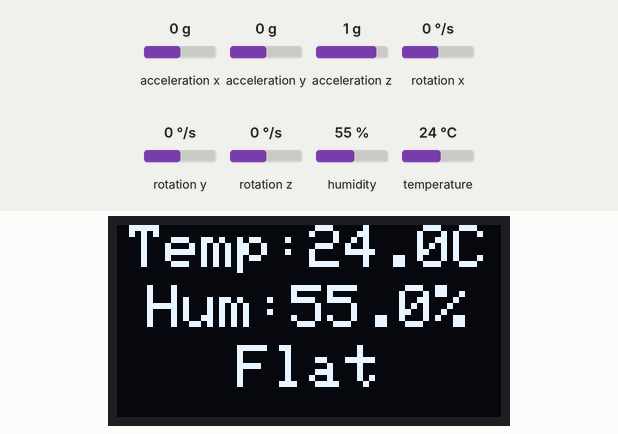
The program below on a simulated ESP32-S3. Shown: 128×64 one-colour display. The inputs (shaded band) are chosen by the test bench; at power-on: acceleration x 0 g, acceleration y 0 g, humidity 55 %, acceleration z 1 g, rotation x 0 °/s, rotation y 0 °/s, rotation z 0 °/s, temperature 24 °C. The display library's start-up logo is not drawn; what the program prints to the serial monitor is not drawn.

Above: at 3.2 s.
3.3 s: acceleration x set to -1.4 g
At 4.5 s:
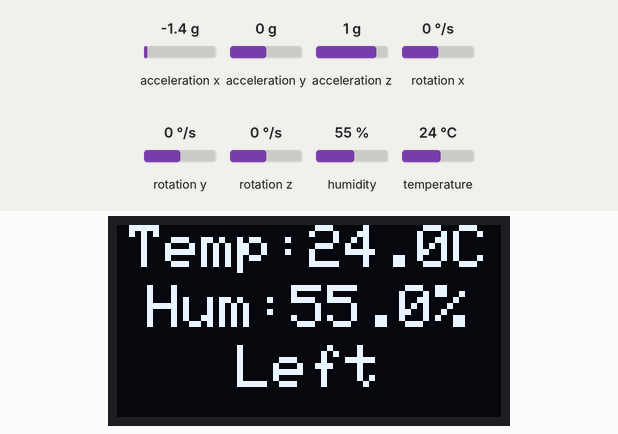
5.6 s: acceleration x set to 0.8 g
At 7.0 s:
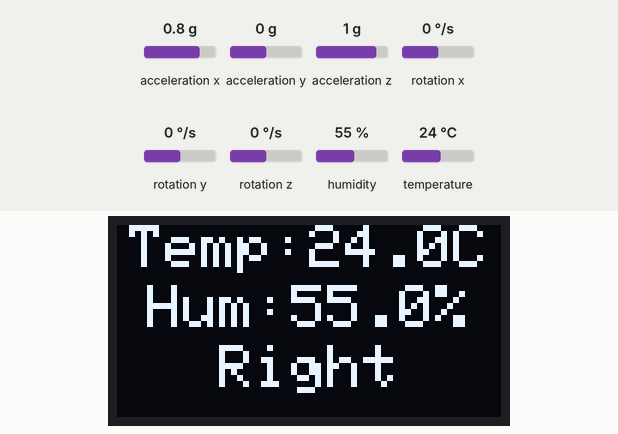
7.7 s: acceleration x set to 0 g
At 9.4 s:
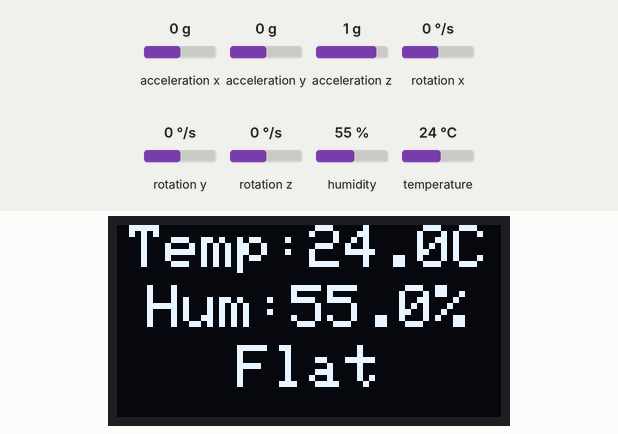
9.7 s: acceleration y set to -1.4 g
At 10.9 s:
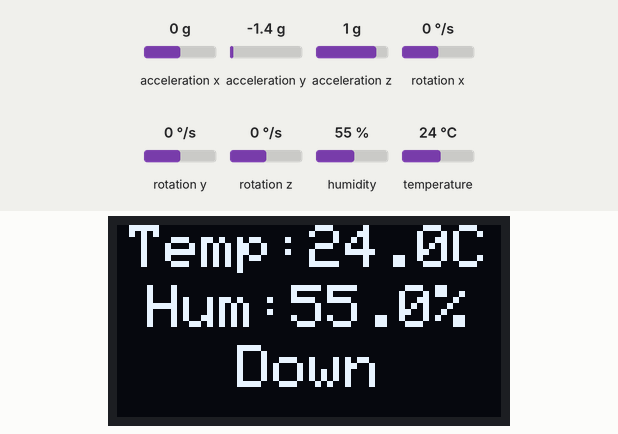
11.8 s: humidity set to 22 %
At 13.4 s:
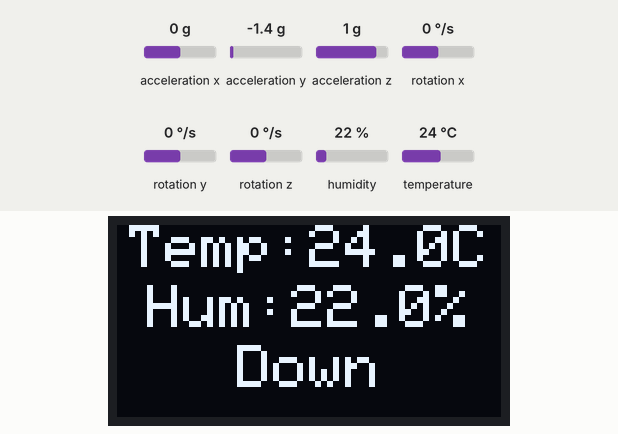
13.8 s: acceleration y set to 0 g
At 14.7 s:
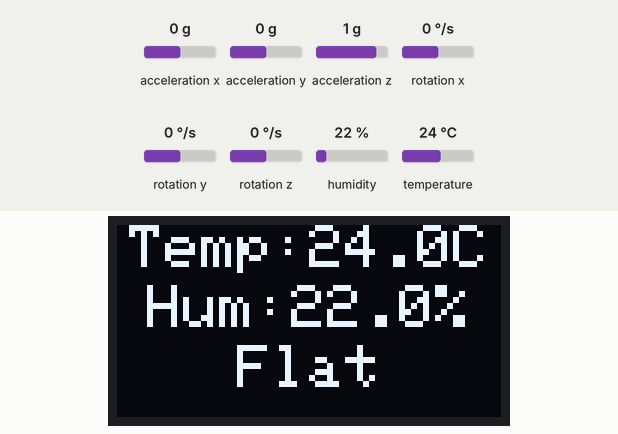
Timing chart, 0 to 16.8 s (numbered marks = the images above; inputs shaded):
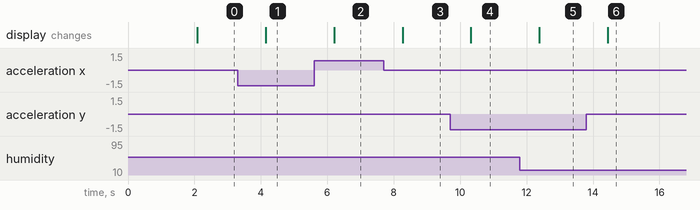

The program:

main.cpp
```cpp
#include <Wire.h>
#include <Adafruit_GFX.h>
#include <Adafruit_SSD1306.h>
#include <Adafruit_Sensor.h>
#include <Adafruit_MPU6050.h>
#include <Adafruit_BME280.h>

// OLED display width and height for a 128x64 display
#define SCREEN_WIDTH 128
#define SCREEN_HEIGHT 64
// OLED reset pin (not used in this example)
#define OLED_RESET    -1

// Initialize the OLED display using the Wire library
Adafruit_SSD1306 display(SCREEN_WIDTH, SCREEN_HEIGHT, &Wire, OLED_RESET);

// Initialize the MPU6050 and BME280 sensors
Adafruit_MPU6050 mpu;
Adafruit_BME280 bme;

void setup() {
  Serial.begin(115200);
  while (!Serial); // Wait for serial port to connect

  // Initialize OLED display
  if(!display.begin(SSD1306_SWITCHCAPVCC, 0x3C)) { // Change to 0x3D if necessary
    Serial.println(F("SSD1306 allocation failed"));
    for(;;); // Don't proceed, loop forever
  } else {
    Serial.println(F("SSD1306 allocation successful"));
  }
  display.display();
  delay(2000); // Pause for 2 seconds
  display.clearDisplay();

  // Initialize MPU6050
  if (!mpu.begin()) {
    Serial.println(F("Failed to find MPU6050 chip"));
    while (1);
  } else {
    Serial.println(F("MPU6050 initialization successful"));
  }

  // Initialize BME280
  if (!bme.begin(0x76)) { // Change to 0x77 if necessary
    Serial.println(F("Could not find a valid BME280 sensor, check wiring!"));
    while (1);
  } else {
    Serial.println(F("BME280 initialization successful"));
  }
}

void loop() {
  // Get new sensor events with the readings
  sensors_event_t a, g, temp;
  mpu.getEvent(&a, &g, &temp);

  // Determine tilt direction
  String tiltDirection = "";
  if (a.acceleration.x > 1.0) {
    tiltDirection = "Right";
  } else if (a.acceleration.x < -1.0) {
    tiltDirection = "Left";
  } else if (a.acceleration.y > 1.0) {
    tiltDirection = "Up";
  } else if (a.acceleration.y < -1.0) {
    tiltDirection = "Down";
  } else {
    tiltDirection = "Flat";
  }

  // Read and round temperature and humidity
  float temperature = round(bme.readTemperature() * 10) / 10.0;
  float humidity = round(bme.readHumidity() * 10) / 10.0;

  // Centering the text on the display
  display.clearDisplay();
  display.setTextSize(2); // Larger text size
  display.setTextColor(SSD1306_WHITE);

  int16_t x1, y1;
  uint16_t w, h;

  // Center and display temperature
  String tempString = "Temp:" + String(temperature, 1) + "C";
  display.getTextBounds(tempString, 0, 0, &x1, &y1, &w, &h);
  display.setCursor((SCREEN_WIDTH - w) / 2, 0);
  display.print(tempString);

  // Center and display humidity
  String humString = "Hum:" + String(humidity, 1) + "%";
  display.getTextBounds(humString, 0, 0, &x1, &y1, &w, &h);
  display.setCursor((SCREEN_WIDTH - w) / 2, 16 + 4); // Additional padding
  display.print(humString);

  // Center and display tilt direction
  display.getTextBounds(tiltDirection, 0, 0, &x1, &y1, &w, &h);
  display.setCursor((SCREEN_WIDTH - w) / 2, 32 + 8); // Additional padding
  display.print(tiltDirection);

  display.display();
  delay(1000); // Update every second
}
```

Measured:
- after the input at 3.3 s, the display: changes after 0.85 s (image 1)
- after the input at 5.6 s, the display: changes after 0.61 s (image 2)
- after the input at 7.7 s, the display: changes after 0.57 s (image 3)
- after the input at 9.7 s, the display: changes after 0.63 s (image 4)
- after the input at 11.8 s, the display: changes after 0.59 s (image 5)
- after the input at 13.8 s, the display: changes after 0.65 s (image 6)
